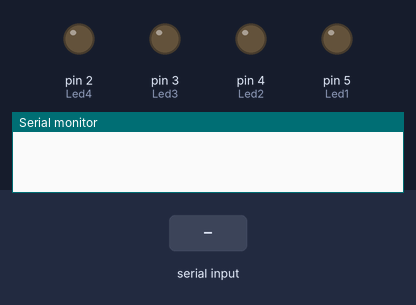
Bench run of a sketch on a simulated Arduino Uno, built with avr-gcc and run on an emulated ATmega328P. On the bench: output pins drawn as LEDs (lit = HIGH), the last lines printed to the serial monitor. The test bench sets the inputs (shaded band).

Above: at 1.2 s.
1.3 s: "a" received over Serial
At 2.4 s:
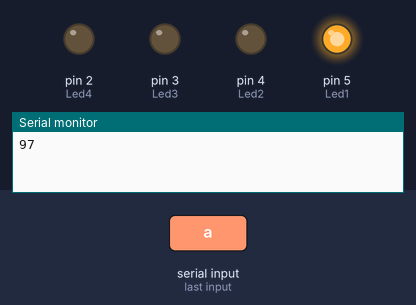
2.8 s: "b" received over Serial
At 3.5 s:
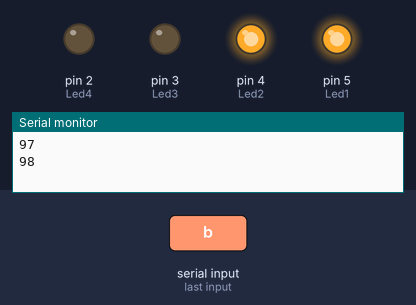
4.3 s: "c" received over Serial
At 4.7 s:
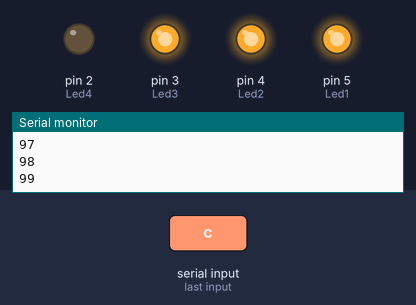
5.8 s: byte 66 (66) received over Serial
At 7.0 s:
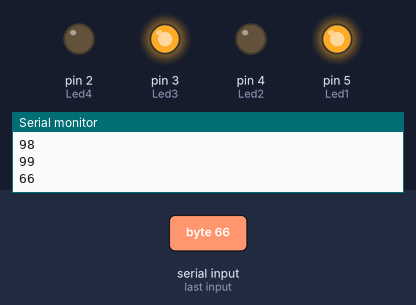
7.3 s: "d" received over Serial
At 8.1 s:
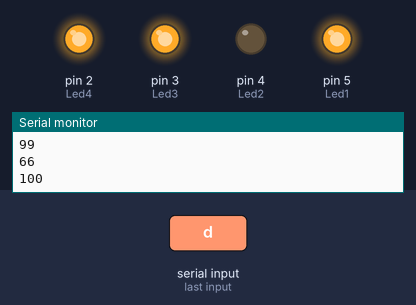
8.8 s: byte 67 (67) received over Serial
At 9.3 s:
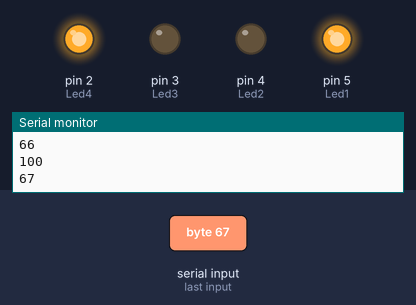
Timing chart, 0 to 11.3 s (numbered marks = the images above; inputs shaded):
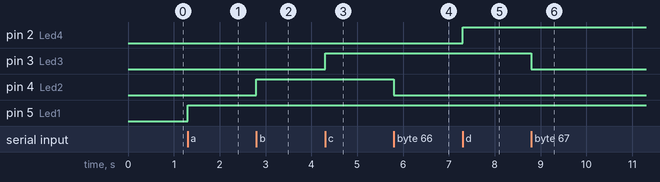

Measured:
- after the input at 1.3 s, pin 5 (Led1): LOW → HIGH at once
- after the input at 2.8 s, pin 4 (Led2): LOW → HIGH at once
- after the input at 4.3 s, pin 3 (Led3): LOW → HIGH at once
- after the input at 5.8 s, pin 4 (Led2): HIGH → LOW at once
- after the input at 7.3 s, pin 2 (Led4): LOW → HIGH at once
- after the input at 8.8 s, pin 3 (Led3): HIGH → LOW at once

The sketch:

ArduinoHardwareInterface.ino
```cpp
//Interfaz humano maquina programa V1.0
/*El programa recibe la interrupcion de las letras
  a,b,c,d Para activar los leds
  A,B,C,D Para desactivar los leds
  e,E     Para activar o desactivar en conjunto
*/
//Germán Félix

const int Led1 = 5;
const int Led2 = 4;
const int Led3 = 3;
const int Led4 = 2;
int opcion = 0;

int leds[] = {Led4,Led3,Led2,Led1};

void setup()
{
  Serial.begin(9600);
  for(int i=0; i < 4; i++)
    pinMode(leds[i],OUTPUT);
}

void loop()
{
  opcion = Serial.read();

  if(opcion!=-1){
  	Serial.println(opcion);
    switch(opcion){
      //Prendido minusculas
      case 97: digitalWrite(Led1,HIGH);
        break;
      case 98: digitalWrite(Led2,HIGH);
        break;
      case 99: digitalWrite(Led3,HIGH);
        break;
      case 100: digitalWrite(Led4,HIGH);
        break;
      case 101:
        set(HIGH);
        break;
      //Apagado mayusculas
      case 65: digitalWrite(Led1,LOW);
        break;
      case 66: digitalWrite(Led2,LOW);
        break;
      case 67: digitalWrite(Led3,LOW);
        break;
      case 68: digitalWrite(Led4,LOW);
        break;
      case 69:
        set(LOW);
        break;
      default:
        break;
    }
  }
}

//funcion que recibe HIGH o LOW para prender o apagar
//todos los leds.
void set(uint8_t status){
  for(int i=0; i < 4; i++)
    digitalWrite(leds[i],status);
}
```
